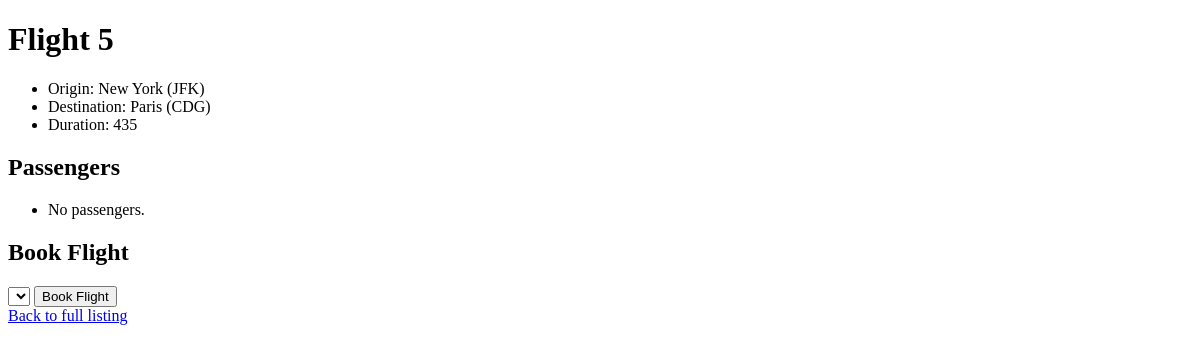
The page /flights/flight/5/ on the database as committed earlier.
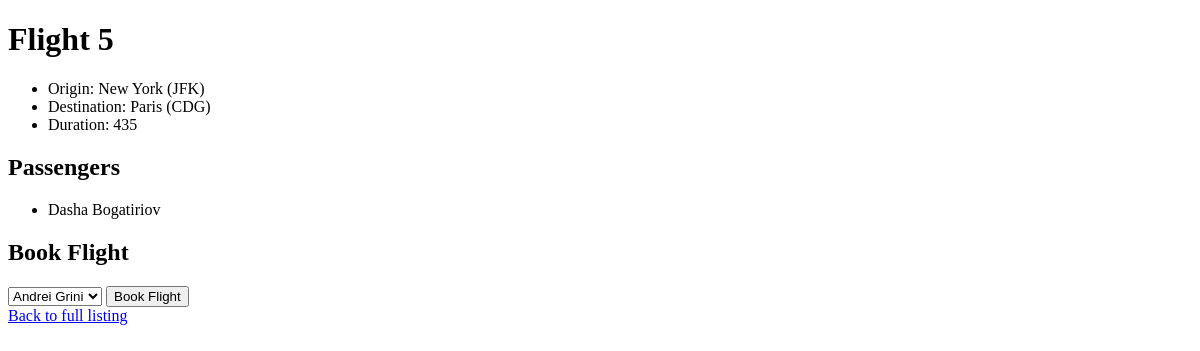
The same page on the database as committed later.
### flights/models.py (models this page shows)
class Passenger(models.Model):
    first = models.CharField(max_length=64)
    last = models.CharField(max_length=64)
    flights = models.ManyToManyField(Flight, blank=True, related_name="passengers")
    def __str__(self):
        return f"{self.first} {self.last}"

### flights/views.py (the view)
# urls.py: path('flight/<int:id>/', views.flight_view, name='flight'),  # Individual flight detail page
def flight_view(request, id):
    flight = Flight.objects.get(pk=id)
    return render(request, "flights/flight.html", {
        "flight": flight, "passengers": flight.passengers.all(), "non_passengers": Passenger.objects.exclude(flights=flight).all()
    })

### flights/models.py (called while the page is built)
    def __str__(self):
        return f"{self.city} ({self.code})"

### flights/templates/flights/flight.html (shortened to what this page needs)
{% extends "flights/layout.html" %}
{% block content %}
<h1>Flight {{ flight.id }}</h1>
<ul>
    <li>Origin: {{ flight.origin }}</li>
    <li>Destination: {{ flight.destination }}</li>
    <li>Duration: {{ flight.duration }}</li>
</ul>
<h2>Passengers</h2>
<ul>
    {% for passenger in passengers %}
    <li>{{ passenger }}</li>
    {% empty %}
    <li>No passengers.</li>
    {% endfor %}
</ul>
<h2>Book Flight</h2>
<form action="{% url 'book' flight.id %}" method="post">
    <select name="passenger">
        {% for passenger in non_passengers %}
        <option value="{{ passenger.id }}">{{ passenger }}</option>
        {% endfor %}
    </select>
    <input type="submit" value="Book Flight">
</form>
<a href="{% url 'index' %}">Back to full listing</a>
{% endblock %}

Rows that differ between the two databases and show on the page:
added Passenger: first+last "Dasha Bogatiriov"
Other text that changed with them:
form field passenger: (not shown) → "Andrei Grini"
text no longer shown: "No passengers."
